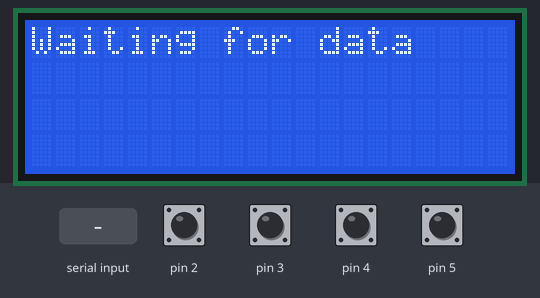
This sketch was run on a simulated Arduino Uno, built with avr-gcc and run on an emulated ATmega328P. On the bench: 20×4 character LCD. Inputs (shaded band) come from the test bench; at power-on: pin 2–5 HIGH.

Above: at 1.3 s.
1.4 s: "90,45\n" received over Serial
At 2.6 s:
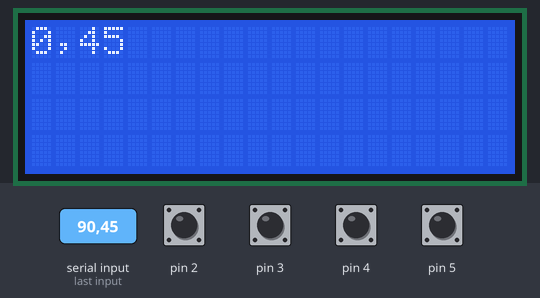
2.9 s: "30,150\n" received over Serial
At 4.0 s:
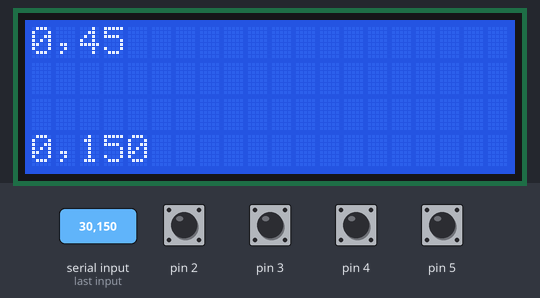
Timing chart, 0 to 5.9 s (numbered marks = the images above; inputs shaded):
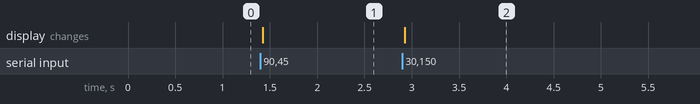

The sketch:

serial_info_screen_20x4.ino
```cpp
  #include <ezButton.h>
  #include <Wire.h>
  #include <LiquidCrystal_I2C.h>

  #include "custom_chars.h"

  #define BUFFER_SIZE 80
  #define BUTTON_COUNT 4

  LiquidCrystal_I2C lcd(0x27,20,4);

  ezButton buttons[BUTTON_COUNT] = {
  ezButton(2),
  ezButton(3),
  ezButton(4),
  ezButton(5),
  };

void my_print(const char* buffer)
{
  int i;
  for (i = 0; i < 20; i++)
  {
    if (buffer[i] == 0) break;
    lcd.write(buffer[i]);
  }
  for (; i < 20; i++)
  {
    lcd.write(' ');
  }
}

void setup() {

  for (int i = 0; i < BUTTON_COUNT; i++)
  {
    buttons[i].setDebounceTime(50);
  }
  lcd.init();
  for (int i = 0; i < 6; i++)
  lcd.createChar(i, bars[i]);
  Serial.begin(9600);
  lcd.backlight();
  lcd.clear();
  lcd.print("Waiting for data");
}

void serial_get()
{
  char buffer[BUFFER_SIZE] = {0};
  char line = Serial.read();
  line = line - 48;
  if (line < 0 || line > 3) line = 0;
  Serial.readBytesUntil('\n', buffer, BUFFER_SIZE);
  String str = String(buffer);
  String substr = str.substring(0, 20);
  lcd.setCursor(0,line);
  my_print(substr.c_str());
  delay(10);
}

void loop() {
  for (int i = 0; i < BUTTON_COUNT; i++)
  {
    buttons[i].loop();
    if (buttons[i].isPressed())
    {
      Serial.write('1' + i);
    }
  }

  if (Serial.available() != 0)
  {
    serial_get();
  }
}
```

custom_chars.h
```cpp
byte bars[6][8] = {
{
  B00000,
  B00000,
  B00000,
  B00000,
  B00000,
  B11111,
  B11111,
},
{
  B00000,
  B00000,
  B00000,
  B00000,
  B11111,
  B10001,
  B11111,
},
{
  B00000,
  B00000,
  B00000,
  B11111,
  B10001,
  B10001,
  B11111,
},
{
  B00000,
  B00000,
  B11111,
  B10001,
  B10001,
  B10001,
  B11111,
},
{
  B00000,
  B11111,
  B11111,
  B11111,
  B11111,
  B11111,
  B11111,
},
{
  B01110,
  B11111,
  B11111,
  B11111,
  B11111,
  B11111,
  B11111,
}
};
```

Measured:
- after the input at 1.4 s, the display: changes at once (image 1)
- after the input at 2.9 s, the display: changes at once (image 2)
